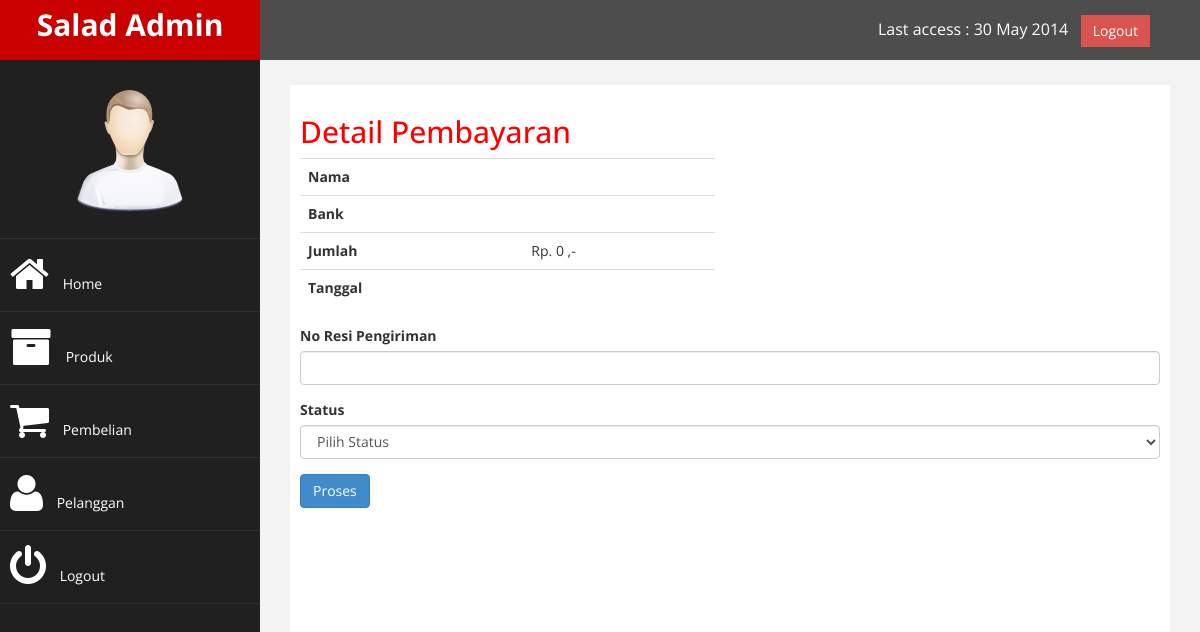
The app's page /admin/index.php?halaman=pembayaran&id=32 (signed in), older data.
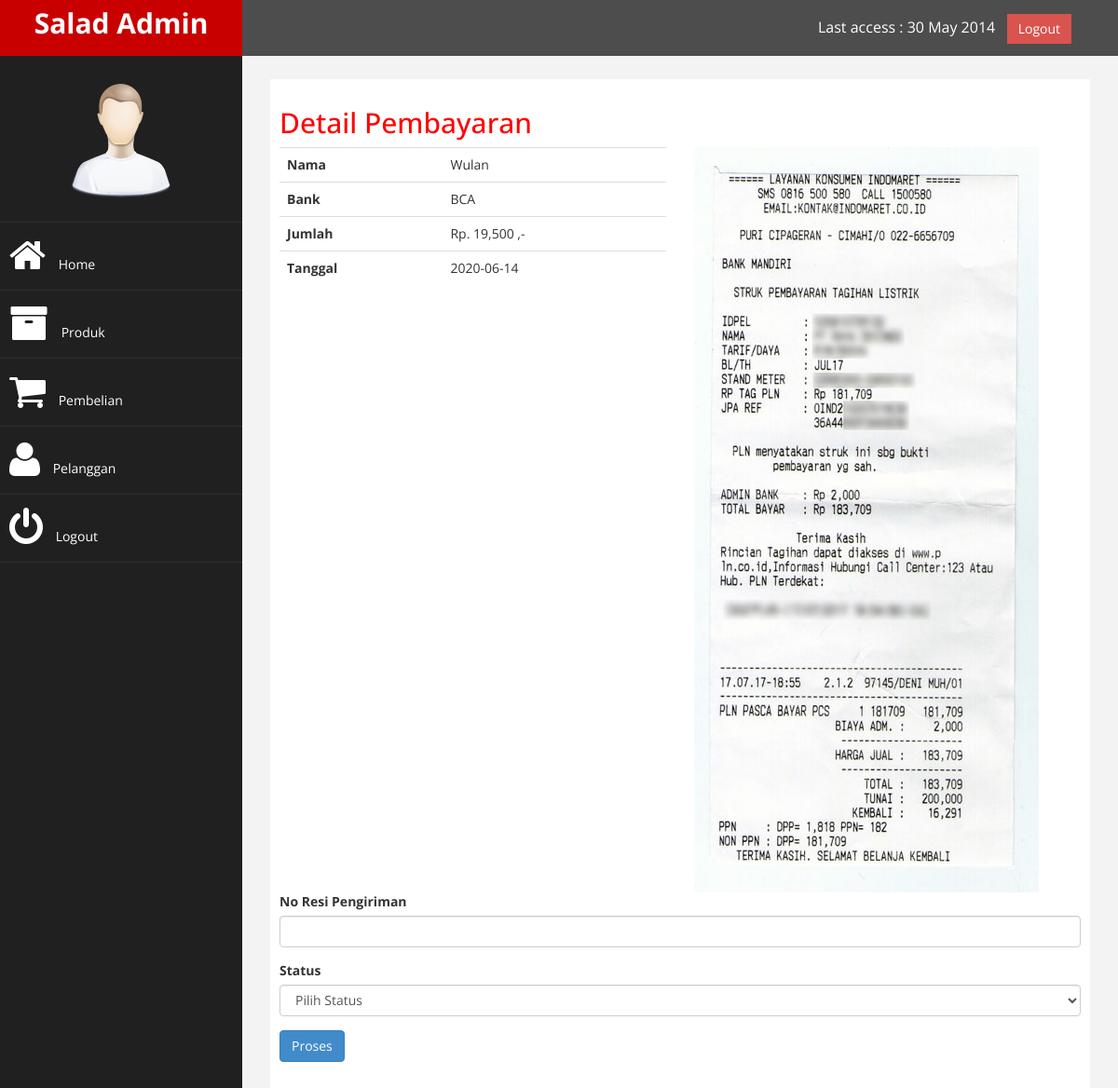
The same page, newer data.
### tables this page shows
CREATE TABLE `pembayaran` (
  `id_pembayaran` int(11) NOT NULL,
  `id_pembelian` int(11) NOT NULL,
  `nama` varchar(255) NOT NULL,
  `bank` varchar(255) NOT NULL,
  `jumlah` int(11) NOT NULL,
  `tanggal` date NOT NULL,
  `bukti` varchar(255) NOT NULL
);

### admin/pembayaran.php (the view, shortened to what this page needs)
<!DOCTYPE html>
<html>
<head>
</head>
<body>
	<?php
		$id_pembelian = $_GET['id'];
		$query = $koneksi->query("SELECT * FROM pembayaran WHERE id_pembelian = '$id_pembelian'");
		$data  = $query->fetch_assoc();
	?>
	<h2>Detail Pembayaran</h2>
	<div class="row">
		<div class="col-md-6">
			<table class="table">
				<tr>
					<th>Nama</th>
					<td><?php echo $data['nama']?></td>
				</tr>
				<tr>
					<th>Bank</th>
					<td><?php echo $data['bank']?></td>
				</tr>
				<tr>
					<th>Jumlah</th>
					<td>Rp. <?php echo number_format($data['jumlah']); ?> ,-</td>
				</tr>
				<tr>
					<th>Tanggal</th>
					<td><?php echo $data['tanggal']?></td>
				</tr>
			</table>
		</div>
		<div class="col-md-6">
			<img src="../bukti_pembayaran/<?php echo $data['bukti'] ?>" alt="" class="img-responsive">
		</div>
	</div>
	<form method="POST">
		<div class="form-group">
			<label>No Resi Pengiriman</label>
			<input type="text" class="form-control" name="resi">
		</div>
		<div class="form-group">
			<label>Status</label>
			<select class="form-control" name="status">
				<option value="">Pilih Status</option>
			</select>
		</div>
		<button class="btn btn-primary" name="proses">Proses</button>
	</form>
</body>
</html>

### admin/index.php (shortened to what this page needs)
<?php
    include '../koneksi.php';
?>
<!DOCTYPE html>
<html xmlns="http://www.w3.org/1999/xhtml">
<head>
    <link href="assets/css/bootstrap.css" rel="stylesheet" />
    <link href="assets/css/font-awesome.css" rel="stylesheet" />
    <link href="assets/js/morris/morris-0.4.3.min.css" rel="stylesheet" />
    <link href="assets/css/custom.css" rel="stylesheet" />
</head>
<body>
    <div id="wrapper">
        <nav class="navbar navbar-default navbar-cls-top " role="navigation" style="margin-bottom: 0">
            <div class="navbar-header">
                <a class="navbar-brand" href="index.html">Salad Admin</a>
            </div>
  <div style="color: white;
padding: 15px 50px 5px 50px;
float: right;
font-size: 16px;"> Last access : 30 May 2014 &nbsp; <a href="logout.php" class="btn btn-danger square-btn-adjust">Logout</a> </div>
        </nav>
                <nav class="navbar-default navbar-side" role="navigation">
            <div class="sidebar-collapse">
                <ul class="nav" id="main-menu">
				<li class="text-center">
                    <img src="assets/img/find_user.png" class="user-image img-responsive"/>
					</li>
                    <li><a href="index.php"><i class="fa fa-home fa-3x"></i> Home</a></li>
                    <li><a href="index.php?halaman=produk"><i class="fa fa-archive fa-3x"></i> Produk</a></li>
                    <li><a href="index.php?halaman=pembelian"><i class="fa fa-shopping-cart fa-3x"></i> Pembelian</a></li>
                    <li><a href="index.php?halaman=pelanggan"><i class="fa fa-user fa-3x"></i> Pelanggan</a></li>
                    <li><a href="index.php?halaman=logout"><i class="fa fa-power-off fa-3x"></i> Logout</a></li>
                </ul>
            </div>
        </nav>
        <div id="page-wrapper" >
            <div id="page-inner">
                <?php
                    if(isset($_GET['halaman'])){
                        if($_GET['halaman']=="produk"){
                            include 'produk.php';
                        }
                        elseif($_GET['halaman']=="pembelian") {
                            include 'pembelian.php';
                        }
                        elseif($_GET['halaman']=="pelanggan") {
                            include 'pelanggan.php';
                        }
                        elseif($_GET['halaman']=='detail'){
                            include 'detail.php';
                        }
                        elseif($_GET['halaman']=='tambah-produk'){
                            include 'tambah-produk.php';
                        }
                        elseif($_GET['halaman']=='tambah-pelanggan'){
                            include 'tambah-pelanggan.php';
                        }
                        elseif($_GET['halaman']=='hapus-produk'){
                            include 'hapus-produk.php';
                        }
                        elseif($_GET['halaman']=='hapus-pelanggan'){
                            include 'hapus-pelanggan.php';
                        }
                        elseif($_GET['halaman']=='ubah-produk'){
                            include 'ubah-produk.php';
                        }
                        elseif($_GET['halaman']=='ubah-pelanggan'){
                            include 'ubah-pelanggan.php';
                        }
                        elseif($_GET['halaman']=='logout'){
                            include 'logout.php';
                        }
                        elseif($_GET['halaman']=='pembayaran'){
                            include 'pembayaran.php';
                        }
                    }
                    else{
                        include 'home.php';
                    }
                ?>
            </div>
            </div>
        </div>
</body>
</html>

### admin/assets/css/custom.css (style rules this page uses)
body { font-family: 'Open Sans', sans-serif; }
#wrapper { width: 100%; background:#202020; }
#page-wrapper { padding: 15px 15px; min-height: 600px; background:#F3F3F3; }
#page-inner { width:100%; margin:10px 20px 10px 0px; background-color:#fff!important; padding:10px; min-height:1200px; }
.text-center { text-align:center; }
h2 { color: #f00; }
.square-btn-adjust { border: 0px solid transparent; -webkit-border-radius: 0px; -moz-border-radius: 0px; border-radius: 0px; }
.user-image { margin: 25px auto; -webkit-border-radius: 10px; -moz-border-radius: 10px; border-radius: 10px; max-height:170px; max-width:170px; }
.navbar-cls-top .navbar-brand { color: #fff; background: #C90000; width: 260px; text-align: center; height: 60px; font-size: 30px; font-weight: 700; }
.sidebar-collapse , .sidebar-collapse .nav { background:none; }
.sidebar-collapse .nav { padding:0; }
.sidebar-collapse .nav > li > a { color:#fff; background:#202020; text-shadow:none; }
.sidebar-collapse > .nav > li > a { padding:15px 10px; }
.sidebar-collapse > .nav > li { border-bottom: 1px solid rgba(107, 108, 109, 0.19); }
.navbar-side { border:none; background-color: #202020; }
.navbar-cls-top { background:#4D4D4D; border-bottom:none; }
.navbar-default { border:0px solid black; }
.navbar-header { background: #A70303; }
.nav > li > a > i { margin-right:10px; }
@media (min-width:768px) { #page-wrapper { margin: 0 0 0 260px; padding: 15px 30px; min-height: 1200px; } }
@media (min-width:768px) { .navbar-side { z-index: 1; position: absolute; width: 260px; } }
@media (min-width:768px) { .navbar { border-radius: 0px; } }

Row changes from the older to the newer data that the page shows:
added pembayaran: nama "Wulan", bank "BCA", jumlah "19,500", tanggal "2020-06-14", bukti (picture)
Text that changed along with them:
$data['jumlah']: "0" → (not shown)
